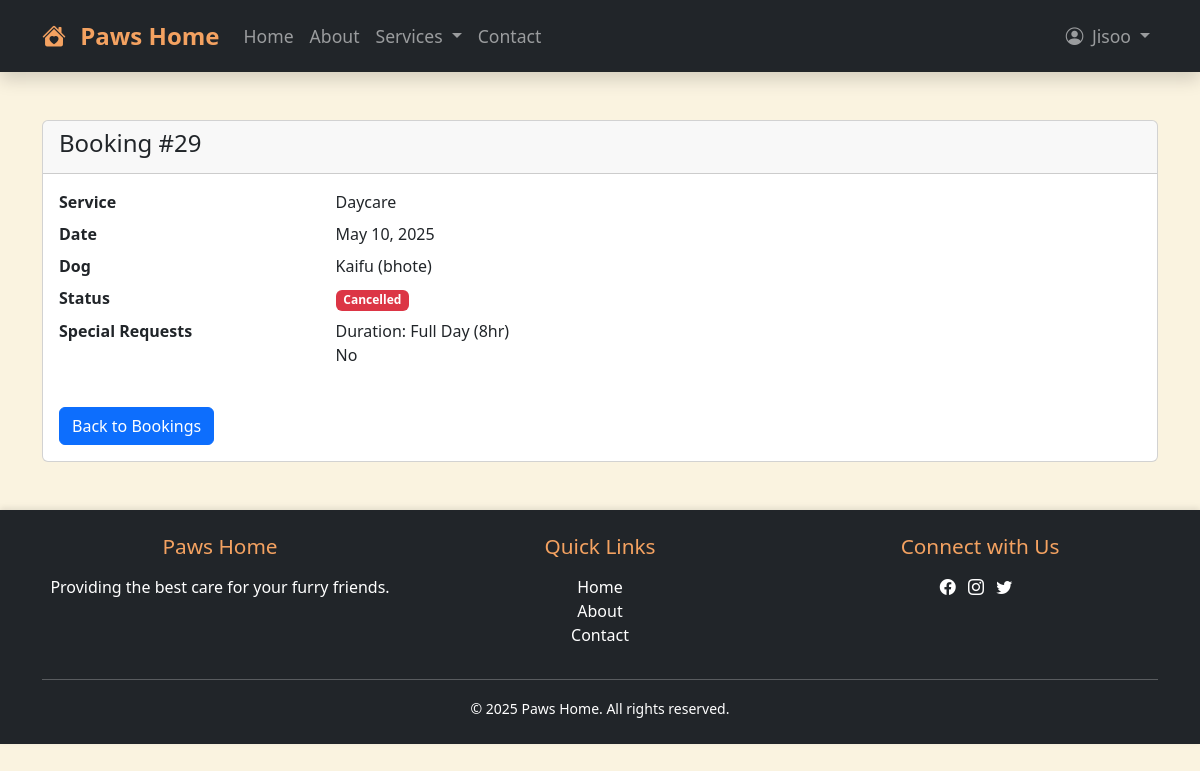
The app's page /booking/29/ (signed in), older data.
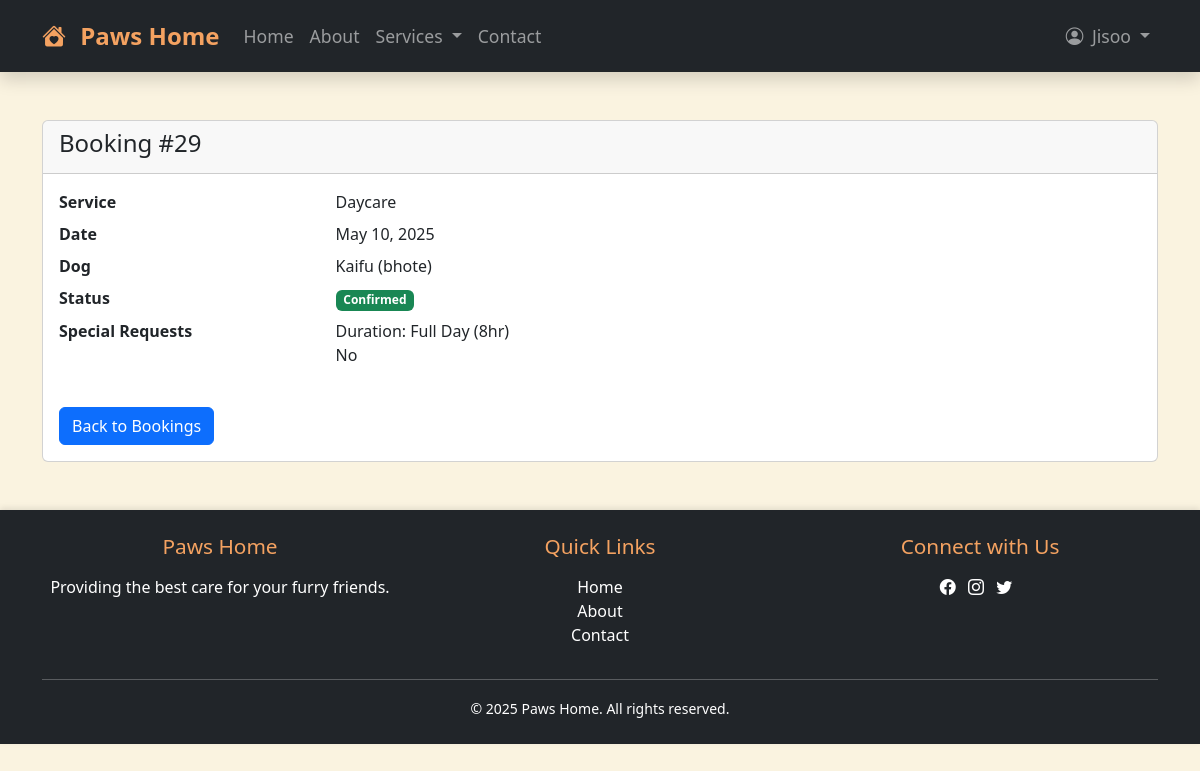
The same page, newer data.
### home/models.py (models this page shows)
class Booking(models.Model):
    user = models.ForeignKey(User, on_delete=models.CASCADE)
    dog = models.ForeignKey(Dog, on_delete=models.CASCADE)
    service = models.CharField(max_length=20, choices=[
        ('boarding', 'Boarding'),
        ('daycare', 'Daycare'),
        ('grooming', 'Grooming')
    ], null=True, blank=True)
    status = models.CharField(max_length=20, choices=[
        ('confirmed', 'Confirmed'),
        ('cancelled', 'Cancelled'),
        ('completed', 'Completed')
    ], default='confirmed')
    date = models.DateField()
    time_slot = models.ForeignKey(TimeSlot, on_delete=models.CASCADE, null=True, default=1)
    special_requests = models.TextField(blank=True)
    created_at = models.DateTimeField(auto_now_add=True)
    class Meta:
        unique_together = ('date', 'time_slot', 'dog')

class Dog(models.Model):
    SIZE_CHOICES = [
        ('small', 'Small (under 20 lbs)'),
        ('medium', 'Medium (20-50 lbs)'),
        ('large', 'Large (50-90 lbs)'),
    ]
    BREED_CHOICES = [
        ('beagle', 'Beagle'),
        ('bhote', 'Bhote Kukur'),
        ('boxer', 'Boxer'),
        ('bulldog', 'Bulldog'),
        ('chihuahua', 'Chihuahua'),
        ('cocker', 'Cocker Spaniel'),
        ('dalmatian', 'Dalmatian'),
        ('damchi', 'Damchi'),
        ('german', 'German Shepherd'),
        ('golden', 'Golden Retriever'),
        ('husky', 'Siberian Husky'),
        ('japanese', 'Japanese Spitz'),
        ('lab', 'Labrador Retriever'),
        ('lhasa', 'Lhasa Apso'),
        ('maltese', 'Maltese'),
        ('pomeranian', 'Pomeranian'),
        ('poodle', 'Poodle'),
        ('pug', 'Pug'),
        ('rottweiler', 'Rottweiler'),
        ('shih', 'Shih Tzu'),
        ('spaniel', 'English Springer Spaniel'),
        ('tibetan', 'Tibetan Mastiff'),
        ('yorkie', 'Yorkshire Terrier'),
    ]
    owner = models.ForeignKey(User, on_delete=models.CASCADE, related_name='dogs')
    name = models.CharField(max_length=100)
    breed = models.CharField(max_length=100, choices=BREED_CHOICES, blank=True)
    age = models.PositiveIntegerField(null=True, blank=True)
    size = models.CharField(max_length=10, choices=SIZE_CHOICES, blank=True)
    special_notes = models.TextField(blank=True)

### home/decorators.py (the view)
    def wrapper(request, *args, **kwargs):
        if not request.user.is_authenticated:
            messages.info(request, "You must be logged in to access this page.")
            return redirect('signin')  # Name of your login URL
        return view_func(request, *args, **kwargs)

### home/views.py (called while the page is built)
@custom_login_required
def booking_details(request, booking_id):
    booking = get_object_or_404(Booking, id=booking_id, user=request.user)
    return render(request, 'booking_details.html', {'booking': booking})

### templates/booking_details.html (shortened to what this page needs)
{% extends "base.html" %}
{% load static %}
{% block body %}
<div class="container mt-4">
    <div class="card">
        <div class="card-header">
            <h4>Booking #{{ booking.id }}</h4>
        </div>
        <div class="card-body">
            <dl class="row">
                <dt class="col-sm-3">Service</dt>
                <dd class="col-sm-9">{{ booking.get_service_display }}</dd>
                <dt class="col-sm-3">Date</dt>
                <dd class="col-sm-9">{{ booking.date }}</dd>
                <dt class="col-sm-3">Dog</dt>
                <dd class="col-sm-9">{{ booking.dog.name }} ({{ booking.dog.breed }})</dd>
                <dt class="col-sm-3">Status</dt>
                <dd class="col-sm-9">
                    <span class="badge bg-{% if booking.status == 'confirmed' %}success{% elif booking.status == 'cancelled' %}danger{% else %}secondary{% endif %}">
                        {{ booking.get_status_display }}
                    </span>
                </dd>
                {% if booking.special_requests %}
                <dt class="col-sm-3">Special Requests</dt>
                <dd class="col-sm-9">{{ booking.special_requests|linebreaks }}</dd>
                {% endif %}
            </dl>
            <a href="{% url 'mybookings' %}" class="btn btn-primary">Back to Bookings</a>
        </div>
    </div>
</div>
{% endblock %}

Row changes from the older to the newer data that the page shows:
changed Booking "Daycare": status "Cancelled" → "Confirmed"
